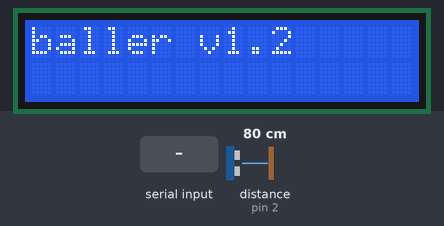
Bench run of a sketch on a simulated Arduino Uno, built with avr-gcc and run on an emulated ATmega328P. Shown: 16×2 character LCD. The test bench sets the inputs (shaded band); at power-on: distance to the obstacle (sensor on pin 2) 80 cm. The echo pulse lasts 58.3 µs per cm.

Above: at 0.9 s.
1.0 s: "v1 e" received over Serial
At 1.4 s:
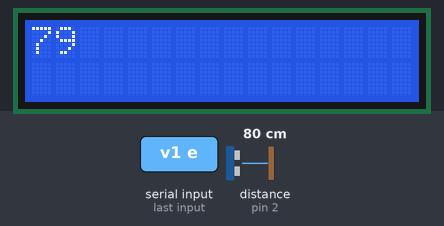
2.5 s: "v2 e" received over Serial
At 3.4 s:
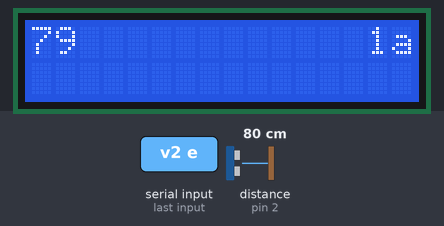
5.5 s: "he" received over Serial
At 5.8 s:
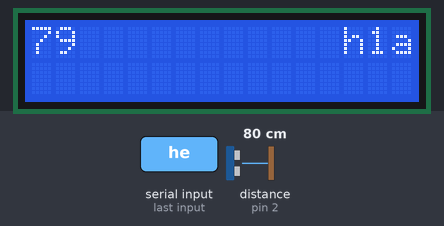
8.5 s: distance to the obstacle (sensor on pin 2) set to 2 cm
At 9.1 s:
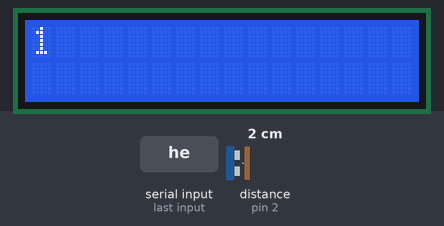
10.0 s: distance to the obstacle (sensor on pin 2) set to 4 cm
At 10.6 s:
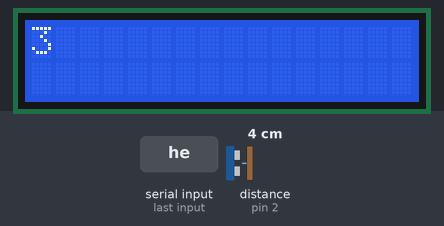
13.0 s: distance to the obstacle (sensor on pin 2) set to 9 cm
At 14.2 s:
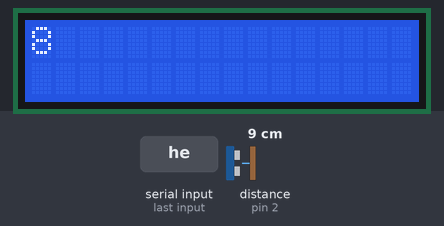
Timing chart, 0 to 16.0 s (numbered marks = the images above; inputs shaded):
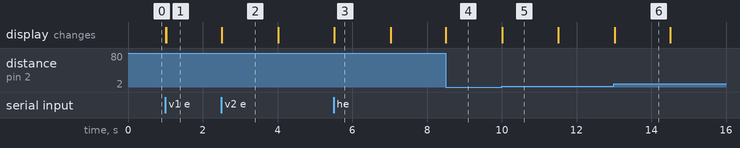

The sketch:

theprojectino.ino
```cpp
// h,000,000,000,e ps send format
// j,000,000,000,r arduino send format
#include <LiquidCrystal.h>
LiquidCrystal lcd(7,8,9,10,11,12);

#define switchPin 5
#define echoPin 2
#define trigPin 3


long duration;
int distance;

int value1 = 0;
int value2 = 0;
int value3 = 0;
boolean lcdNaN = false;
long  timeStampReceived = millis();
long timeStampContact = millis();
long timeStampLCD = millis();
long timeStampClearLCD = millis();
boolean timeSinceNaN = false;
String inString;
int inByte;
int pastCount = 0;
int pastDistance = 0;
int distanceCalc = distance;
boolean clearedLCD = false;
boolean toggleVals = false;
boolean firstContact = false;
String  value1String;
String  value2String;
String  value3String;

int distanceSend = distance;
int value2Send;
int value3Send;
int value4Send;

boolean enableSendString = false;
long stringSendDelay = millis();

void setup() {
lcd.begin(16,2);
lcd.print("baller v1.2");

 pinMode(trigPin, OUTPUT);
 pinMode(echoPin, INPUT);

   Serial.begin(9600);
establishContact();
}

void loop() {
  value2Send = 888;
  value3Send = 777;
  value4Send = 998;
  if (distance < 500) {
  distanceSend = distance;
  } else {
   distanceSend = 500;
  }
 if (value3 == 999 && millis() - stringSendDelay > 50 ) {
  enableSendString = true;
  stringSendDelay = millis();
 }
  if (enableSendString == true) {
  sendString(distanceSend,value2Send,value3Send, value4Send);
  }

  if (toggleVals == true) {
    lcd.setCursor(0,1);
  lcd.print(value1String + " " + value2String + " " + value3String);
  lcd.setCursor (0,0);
  }
  // if we get a valid byte, read analog ins:
  if (Serial.available() > 0) {
    lcd.setCursor(15,0);
 lcd.print('a');
 lcd.setCursor(0,0);
   //   Serial.write('C');
    inString = Serial.readStringUntil('e');
  if(inString != "null" )
    {
 lcd.setCursor(14,0);
 lcd.print('1');
 lcd.setCursor(0,0);

 if (inString.startsWith("h") )                  //   si string inicia con  "h" es valida y guarda contenido en arreglo sa[]
     {
      lcd.setCursor(13,0);
      lcd.print('h');
      lcd.setCursor(0,0);
        value1String   =    inString.substring(2,5);
          value1 = value1String.toInt();
        value2String   =    inString.substring(6,9);
          value2 =  value2String.toInt();
        value3String   =    inString.substring(10,13);
          value3 =  value3String.toInt();


/*        Serial.print("v1 ");
         Serial.println(value1);
          Serial.print("v2 ");
           Serial.println(value2);
            Serial.print("v3 ");
             Serial.println(value3);
             */
             toggleVals = true;
                          }

        } else {
        lcd.setCursor(14,0);
        lcd.print('n');
        lcd.setCursor(0,0);
        }
    }


if (pastDistance - distance < -50 || pastDistance - distance > 50 || millis() - timeStampLCD > 300 || clearedLCD == true) {
lcd.setCursor(0,0);

if (distance < 500) {
  lcd.setCursor(0,0);
lcd.print(distance);
} else {
  lcd.setCursor(4,0);
lcd.print("NaN");
lcd.setCursor(0,0);
}

timeStampLCD = millis();
pastDistance = distance;
clearedLCD = false;
}

if (pastCount != countDigits(distance) && pastDistance - distance < 2 && distance < 500 || millis() - timeStampClearLCD > 3000 ) {
lcd.clear();
clearedLCD = true;
 pastCount = countDigits(distance);
timeStampClearLCD = millis();
}

  digitalWrite(trigPin, LOW);
    delayMicroseconds(2);
  digitalWrite(trigPin, HIGH);
    delayMicroseconds(10);
  digitalWrite(trigPin, LOW);

  duration = pulseIn(echoPin, HIGH);
  distance = duration * 0.034 / 2;
}
void establishContact() {
 while (Serial.available() <= 0) {
  if (millis() - timeStampContact > 3000)
 {
      Serial.write('A');   // send a capital A
      lcd.setCursor(15,1);
      lcd.print('A');
      lcd.setCursor(0,0);
    timeStampContact = millis();
  }


 }
}

int countDigits(long n)
{
  int count = 0;
  while (n != 0) {
    n = n/10;
    ++count;
  }
  return count;
}
void sendString(int a, int b, int c, int d) {
  enableSendString = false;
    char buffer[16];
    sprintf(buffer, "j,%03d,%03d,%03d,r" , distanceSend, value2Send, value3Send);
  Serial.print(buffer);
  lcd.setCursor(12,0);
  lcd.print('j');
  lcd.setCursor(0,0);
  enableSendString = false;
}
```

Measured:
- after the input at 1.0 s, the display: first changes at once (image 1 shows a later state)
- after the input at 2.5 s, the display: changes at once (image 2)
- after the input at 5.5 s, the display: changes at once (image 3)
- after the input at 8.5 s, the display: first changes at once (image 4 shows a later state)
- after the input at 10.0 s, the display: changes at once (image 5)
- after the input at 13.0 s, the display: changes at once (image 6)
- what the display in image 2 shows lasts 1.5 s, from 2.5 s to 4.0 s
